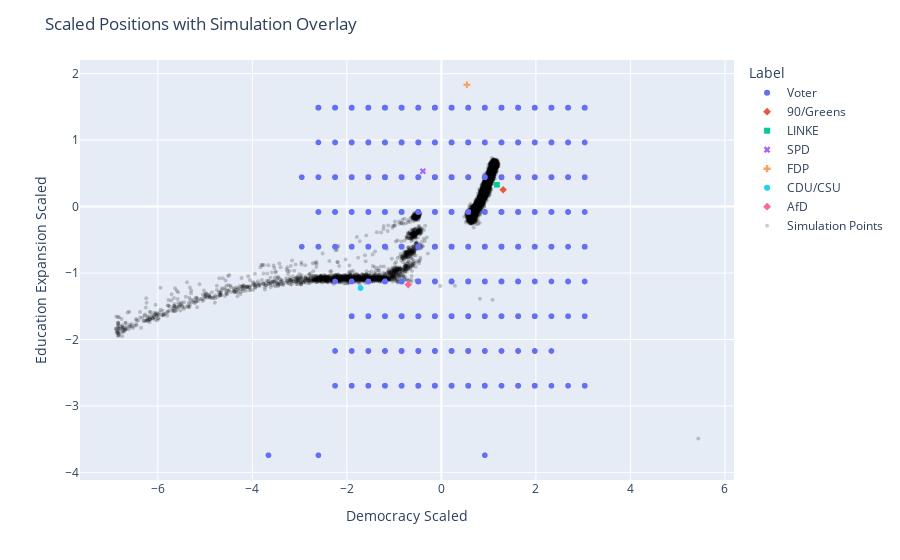

The notebook cell this image was saved under:
### Code cell
sim=run_simulation(data,100,N,D,sigma_noise,gmm_components,0.1,1,0.5)
plot_with_simulation_separate(concatenated_df,sim)

### Figure 1 — Plotly figure (JSON) as saved in the notebook; plotly's stock layout.template omitted (floating-point values rounded to 4 significant figures; data arrays with more than 128 entries replaced by an {"elided": "..."} marker saying what was removed)
{"data": [{"hovertemplate": "Label=Voter<br>Democracy Scaled=%{x}<br>Education Expansion Scaled=%{y}<extra></extra>", "legendgroup": "Voter", "marker": {"color": "#636efa", "symbol": "circle"}, "mode": "markers", "name": "Voter", "showlegend": true, "type": "scattergl", "x": {"elided": "6874 float values"}, "xaxis": "x", "y": {"elided": "6874 float values"}, "yaxis": "y"}, {"hovertemplate": "Label=90/Greens<br>Democracy Scaled=%{x}<br>Education Expansion Scaled=%{y}<extra></extra>", "legendgroup": "90/Greens", "marker": {"color": "#EF553B", "symbol": "diamond"}, "mode": "markers", "name": "90/Greens", "showlegend": true, "type": "scattergl", "x": [1.307], "xaxis": "x", "y": [0.2532], "yaxis": "y"}, {"hovertemplate": "Label=LINKE<br>Democracy Scaled=%{x}<br>Education Expansion Scaled=%{y}<extra></extra>", "legendgroup": "LINKE", "marker": {"color": "#00cc96", "symbol": "square"}, "mode": "markers", "name": "LINKE", "showlegend": true, "type": "scattergl", "x": [1.175], "xaxis": "x", "y": [0.3281], "yaxis": "y"}, {"hovertemplate": "Label=SPD<br>Democracy Scaled=%{x}<br>Education Expansion Scaled=%{y}<extra></extra>", "legendgroup": "SPD", "marker": {"color": "#ab63fa", "symbol": "x"}, "mode": "markers", "name": "SPD", "showlegend": true, "type": "scattergl", "x": [-0.3915], "xaxis": "x", "y": [0.5316], "yaxis": "y"}, {"hovertemplate": "Label=FDP<br>Democracy Scaled=%{x}<br>Education Expansion Scaled=%{y}<extra></extra>", "legendgroup": "FDP", "marker": {"color": "#FFA15A", "symbol": "cross"}, "mode": "markers", "name": "FDP", "showlegend": true, "type": "scattergl", "x": [0.5396], "xaxis": "x", "y": [1.834], "yaxis": "y"}, {"hovertemplate": "Label=CDU/CSU<br>Democracy Scaled=%{x}<br>Education Expansion Scaled=%{y}<extra></extra>", "legendgroup": "CDU/CSU", "marker": {"color": "#19d3f3", "symbol": "circle"}, "mode": "markers", "name": "CDU/CSU", "showlegend": true, "type": "scattergl", "x": [-1.711], "xaxis": "x", "y": [-1.226], "yaxis": "y"}, {"hovertemplate": "Label=AfD<br>Democracy Scaled=%{x}<br>Education Expansion Scaled=%{y}<extra></extra>", "legendgroup": "AfD", "marker": {"color": "#FF6692", "symbol": "diamond"}, "mode": "markers", "name": "AfD", "showlegend": true, "type": "scattergl", "x": [-0.7009], "xaxis": "x", "y": [-1.176], "yaxis": "y"}, {"marker": {"color": "rgba(0,0,0,0.2)", "size": 4, "symbol": "circle"}, "mode": "markers", "name": "Simulation Points", "type": "scatter", "x": {"elided": "6874 float values"}, "y": {"elided": "6874 float values"}}], "layout": {"legend": {"title": {"text": "Label"}, "tracegroupgap": 0}, "margin": {"t": 60}, "title": {"text": "Scaled Positions with Simulation Overlay"}, "xaxis": {"anchor": "y", "domain": [0, 1], "title": {"text": "Democracy Scaled"}}, "yaxis": {"anchor": "x", "domain": [0, 1], "title": {"text": "Education Expansion Scaled"}}}}
